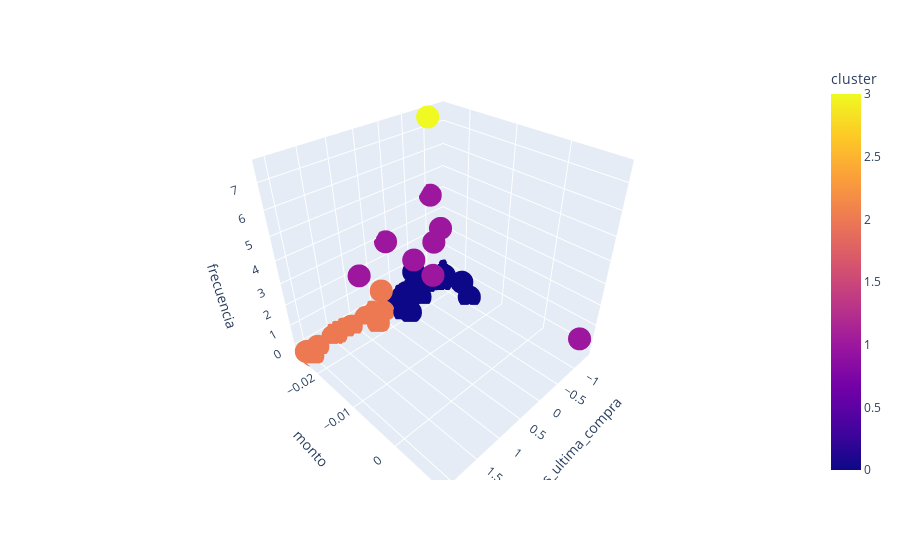

Source (notebook cell):
### Code cell
import plotly.express as px

fig = px.scatter_3d(X, x='dias_ultima_compra', y='monto', z='frecuencia',
              color='cluster')
fig.show()
